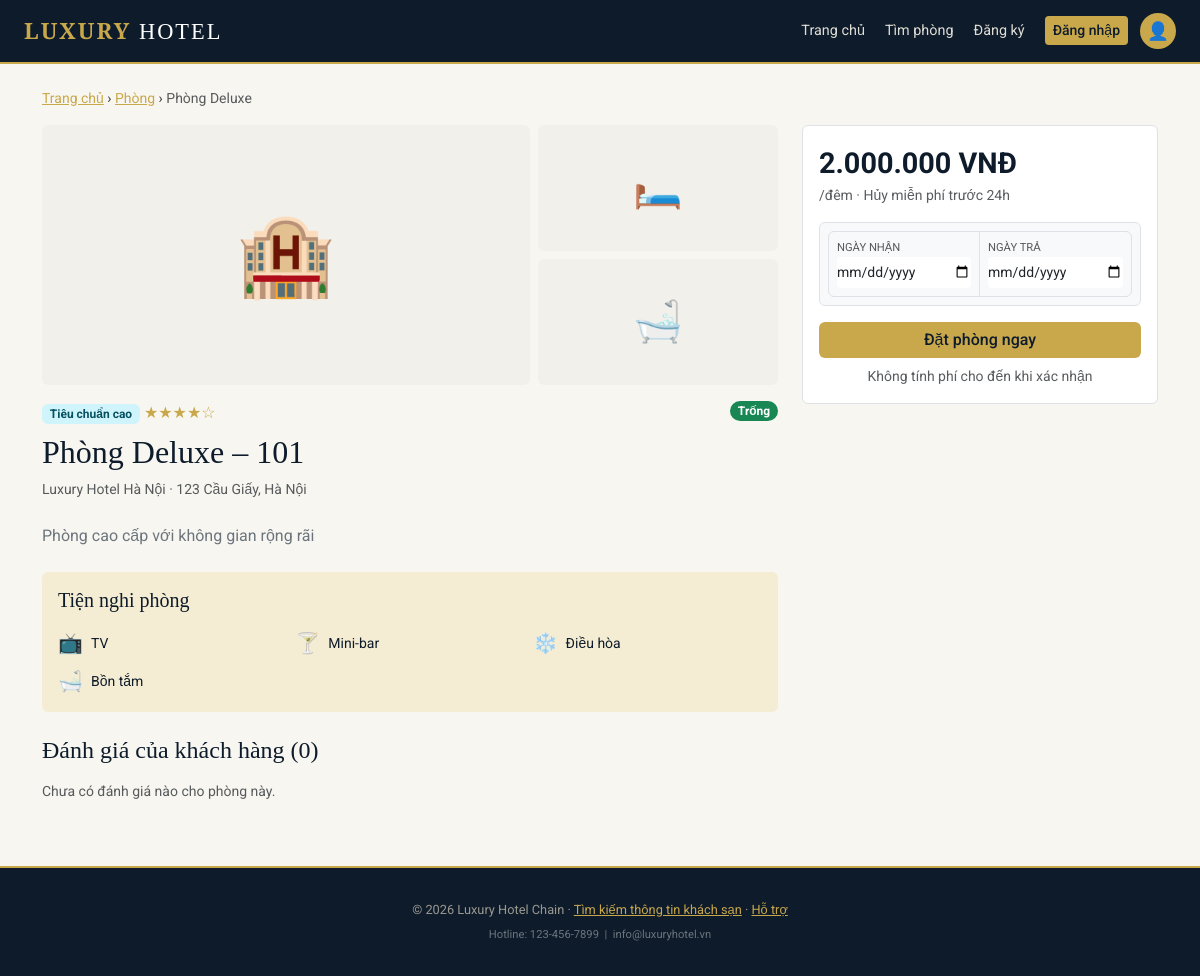
The app's page /views/room-detail.php?id=H101 with its own data.
### tables this page shows
CREATE TABLE `phong` (
  `MaPhong` varchar(10) NOT NULL,
  `SoPhong` varchar(10) NOT NULL,
  `MaKS` varchar(10) DEFAULT NULL,
  `MaLoai` varchar(10) DEFAULT NULL,
  `TrangThai` enum('Available','Reserved','Occupied','Cleaning') DEFAULT 'Available'
);

CREATE TABLE `loai_phong` (
  `MaLoai` varchar(10) NOT NULL,
  `TenLoai` varchar(50) NOT NULL,
  `DonGia` decimal(15,2) NOT NULL,
  `DienTich` float DEFAULT NULL,
  `TienIch` text DEFAULT NULL,
  `MoTa` text DEFAULT NULL
);

CREATE TABLE `khach_san` (
  `MaKS` varchar(10) NOT NULL,
  `TenKS` varchar(100) NOT NULL,
  `DiaChi` varchar(255) NOT NULL,
  `MoTa` text DEFAULT NULL,
  `HinhAnhDaiDien` varchar(255) DEFAULT NULL
);

### views/room-detail.php (the view, shortened to what this page needs)
<?php
require_once '../includes/functions.php';
require_once '../models/mdl_khuyen_mai.php';
$maPhong = trim($_GET['id'] ?? '');
$ngayNhanQuery = trim($_GET['ngayNhan'] ?? '');
$ngayTraQuery  = trim($_GET['ngayTra'] ?? '');
$stmt = $pdo->prepare("
    SELECT p.MaPhong, p.SoPhong, p.TrangThai,
           lp.MaLoai, lp.TenLoai, lp.DonGia, lp.DienTich, lp.TienIch, lp.MoTa,
           ks.MaKS, ks.TenKS, ks.DiaChi
    FROM phong p
    INNER JOIN loai_phong lp ON p.MaLoai = lp.MaLoai
    INNER JOIN khach_san ks ON p.MaKS = ks.MaKS
    WHERE p.MaPhong = :maPhong
    LIMIT 1
");
$stmt->bindParam(':maPhong', $maPhong);
$stmt->execute();
$phong = $stmt->fetch();
$soSao = maLoaiSangSoSao($phong['TenLoai']);
$dsTienIch = tachTienIch($phong['TienIch']);
$stmtDG = $pdo->prepare("
    SELECT dg.MaDG, dg.MucDo, dg.BinhLuan, dg.NgayDanhGia, tk.HoTen
    FROM danh_gia dg
    INNER JOIN don_dat_phong ddp ON dg.MaDon = ddp.MaDon
    INNER JOIN tai_khoan tk ON dg.MaTK = tk.MaTK
    WHERE ddp.MaPhong = :maPhong
    ORDER BY dg.NgayDanhGia DESC
");
$stmtDG->bindParam(':maPhong', $maPhong);
$stmtDG->execute();
$dsDanhGia = $stmtDG->fetchAll();
$thongBaoLoi = '';
$thongBaoThanhCong = '';
require_once '../includes/head.php';
require_once '../includes/navbar.php';
?>
<div class="container my-4">
  <nav class="small mb-3"><a href="index.php">Trang chủ</a> › <a href="search.php">Phòng</a> › <span class="text-muted">Phòng <?= h($phong['TenLoai']) ?></span></nav>
  <div class="row g-4">
    <div class="col-12 col-lg-8">
      <div class="row g-2 mb-4" style="height:260px">
        <div class="col-8">
          <div class="gallery-img h-100 rounded" style="font-size:5rem">🏨</div>
        </div>
        <div class="col-4 d-flex flex-column gap-2" style="height:260px">
          <div class="gallery-img rounded flex-fill" style="font-size:2.5rem">🛏️</div>
          <div class="gallery-img rounded flex-fill" style="font-size:2.5rem">🛁</div>
        </div>
      </div>
      <div class="d-flex align-items-start justify-content-between flex-wrap gap-2 mb-2">
        <div>
          <div class="mb-2">
            <span class="badge bg-info-subtle text-info-emphasis"><?= $soSao >= 5 ? 'Cao cấp' : ($soSao >= 4 ? 'Tiêu chuẩn cao' : 'Tiêu chuẩn') ?></span>
            <span class="stars"><?= renderSao($soSao) ?></span>
          </div>
          <h1 class="font-playfair h2" style="color:var(--navy)">Phòng <?= h($phong['TenLoai']) ?> – <?= h($phong['SoPhong']) ?></h1>
          <p class="text-muted small"><?= h($phong['TenKS']) ?> · <?= h($phong['DiaChi']) ?></p>
        </div>
        <?= getStatusBadgePhong($phong['TrangThai']) ?>
      </div>
      <p class="text-secondary mb-4"><?= h($phong['MoTa'] ?: 'Trải nghiệm sự sang trọng tuyệt đối với không gian rộng rãi, nội thất sang trọng và dịch vụ đẳng cấp.') ?></p>
      <div class="p-3 rounded mb-4" style="background:var(--gold-pale)">
        <h3 class="font-playfair h5 mb-3" style="color:var(--navy)">Tiện nghi phòng</h3>
        <div class="row g-2">
          <?php foreach ($dsTienIch as $tienIch): ?>
            <div class="col-6 col-md-4 d-flex align-items-center gap-2 small" style="color:var(--navy)">
              <span class="fs-5"><?= iconTienIch($tienIch) ?></span><span><?= h($tienIch) ?></span>
            </div>
          <?php endforeach; ?>
        </div>
      </div>
      <h2 class="font-playfair h4 mb-3" style="color:var(--navy)">Đánh giá của khách hàng (<?= count($dsDanhGia) ?>)</h2>
      <div id="reviews-list">
        <?php if (count($dsDanhGia) === 0): ?>
          <p class="text-muted small">Chưa có đánh giá nào cho phòng này.</p>
        <?php endif; ?>
      </div>
    </div>
    <div class="col-12 col-lg-4">
      <div class="booking-widget bg-white border rounded p-3">
        <div class="price-big"><?= fmtVND($phong['DonGia']) ?></div>
        <p class="small text-muted mb-3">/đêm · Hủy miễn phí trước 24h</p>
        <?php if ($thongBaoThanhCong): ?>
          <div class="text-center p-3 rounded mb-3" style="background:var(--navy);color:#fff">
            <div class="booking-success-icon mb-2">✓</div>
            <p class="small mb-1" style="color:var(--gold-light)">Mã đặt phòng</p>
            <div class="reservation-code"><?= h($thongBaoThanhCong) ?></div>
            <p class="small mt-2 mb-0">Xuất trình khi nhận phòng</p>
          </div>
          <a href="account.php" class="btn btn-gold w-100 mb-2">Xem đơn của tôi</a>
          <a href="index.php" class="btn btn-outline-navy w-100">Về trang chủ</a>
        <?php elseif ($thongBaoLoi === 'CONFLICT'): ?>
          <div class="alert alert-warning">⚠️ Phòng đã được đặt bởi người khác trong lúc điền form. Vui lòng chọn phòng khác hoặc đổi ngày.</div>
          <a href="search.php" class="btn btn-gold w-100">Chọn phòng khác</a>
        <?php else: ?>
          <div class="bg-light rounded p-2 mb-3 border">
            <div class="row g-0 border rounded overflow-hidden">
              <div class="col-6 border-end p-2">
                <div class="small text-muted text-uppercase" style="font-size:.7rem">Ngày nhận</div>
                <input type="date" id="wd-ngayNhan" class="form-control form-control-sm border-0 p-0"
                  value="<?= h($ngayNhanQuery) ?>" min="<?= date('Y-m-d') ?>">
              </div>
              <div class="col-6 p-2">
                <div class="small text-muted text-uppercase" style="font-size:.7rem">Ngày trả</div>
                <input type="date" id="wd-ngayTra" class="form-control form-control-sm border-0 p-0"
                  value="<?= h($ngayTraQuery) ?>">
              </div>
            </div>
          </div>
          <button type="button" class="btn btn-gold w-100" id="btn-open-booking-modal">
            Đặt phòng ngay
          </button>
          <p class="small text-muted text-center mt-2 mb-0">Không tính phí cho đến khi xác nhận</p>
        <?php endif; ?>
      </div>
    </div>
  </div>
</div>
<?php require_once '../includes/footer.php'; ?>

### includes/functions.php (shortened to what this page needs)
<?php
function fmtVND($soTien)
{
    return number_format((float)$soTien, 0, ',', '.') . ' VNĐ';
}
function getStatusBadgePhong($trangThai)
{
    $map = [
        'Available' => ['label' => 'Trống',        'class' => 'bg-success'],
        'Reserved'  => ['label' => 'Đã đặt',        'class' => 'bg-warning text-dark'],
        'Occupied'  => ['label' => 'Đang sử dụng',  'class' => 'bg-danger'],
        'Cleaning'  => ['label' => 'Đang dọn dẹp',  'class' => 'bg-secondary'],
    ];
    $info = $map[$trangThai] ?? ['label' => htmlspecialchars($trangThai), 'class' => 'bg-secondary'];
    return '<span class="badge ' . $info['class'] . ' rounded-pill">' . $info['label'] . '</span>';
}
function renderSao($soSao)
{
    $soSao = max(0, min(5, (int)$soSao));
    return str_repeat('★', $soSao) . str_repeat('☆', 5 - $soSao);
}
function maLoaiSangSoSao($tenLoai)
{
    $map = ['Standard' => 3, 'Deluxe' => 4, 'Suite' => 5];
    foreach ($map as $key => $val) {
        if (stripos($tenLoai, $key) !== false) return $val;
    }
    return 3;
}
function tachTienIch($chuoiTienIch)
{
    return array_map('trim', explode(',', $chuoiTienIch));
}
function iconTienIch($tenTienIch)
{
    $map = [
        'TV' => '📺', 'Wifi miễn phí' => '📶', 'Wifi' => '📶', 'Wi-Fi' => '📶',
        'Mini-bar' => '🍸', 'Bàn làm việc' => '💼', 'Bồn tắm' => '🛁',
        'Điều hòa' => '❄️', 'Sofa' => '🛋️',
    ];
    foreach ($map as $key => $icon) {
        if (stripos($tenTienIch, $key) !== false) return $icon;
    }
    return '✓';
}
function h($chuoi)
{
    return htmlspecialchars($chuoi ?? '', ENT_QUOTES, 'UTF-8');
}

### assets/style.css (style rules this page uses)
:root { --navy: #0D1B2A; --navy-light: #1A2E45; --navy-mid: #243B55; --gold: #C9A84C; --gold-light: #E8C97A; --gold-pale: #F5EDD3; --off-white: #F8F6F1; --gray-400: #9B9890; --gray-600: #6B6860; --bs-body-font-family: 'Roboto', sans-serif; }
body { font-family: 'Roboto', sans-serif; background: var(--off-white); color: #3A3835; }
h1, h2, h3, .font-playfair { font-family: 'Playfair Display', serif; }
a { color: var(--gold); }
.btn-gold { background: var(--gold); color: var(--navy); border: none; font-weight: 500; }
.room-card-img, .gallery-img, .booking-history-img { background: #F2F0EB; color: var(--gray-400); display: flex; align-items: center; justify-content: center; font-size: 3rem; }
.stars { color: var(--gold); }
.booking-widget { position: sticky; top: 80px; }
.price-big { font-size: 1.8rem; font-weight: 700; color: var(--navy); }

### records on screen
phong: MaLoai.TenLoai "Deluxe", MaLoai.TenLoai "★★★★☆", SoPhong "101", MaKS.TenKS "Luxury Hotel Hà Nội", MaKS.DiaChi "123 Cầu Giấy, Hà Nội", TrangThai "Trống", MaLoai.MoTa "Phòng cao cấp với không gian rộng rãi", MaLoai.TienIch "📺", MaLoai.TienIch "TV", MaLoai.TienIch "🍸", MaLoai.TienIch "Mini-bar", MaLoai.TienIch "❄️", MaLoai.TienIch "Điều hòa", MaLoai.TienIch "🛁", MaLoai.TienIch "Bồn tắm", MaLoai.DonGia "2.000.000 VNĐ"

### other values on screen
count($dsDanhGia) "0"
